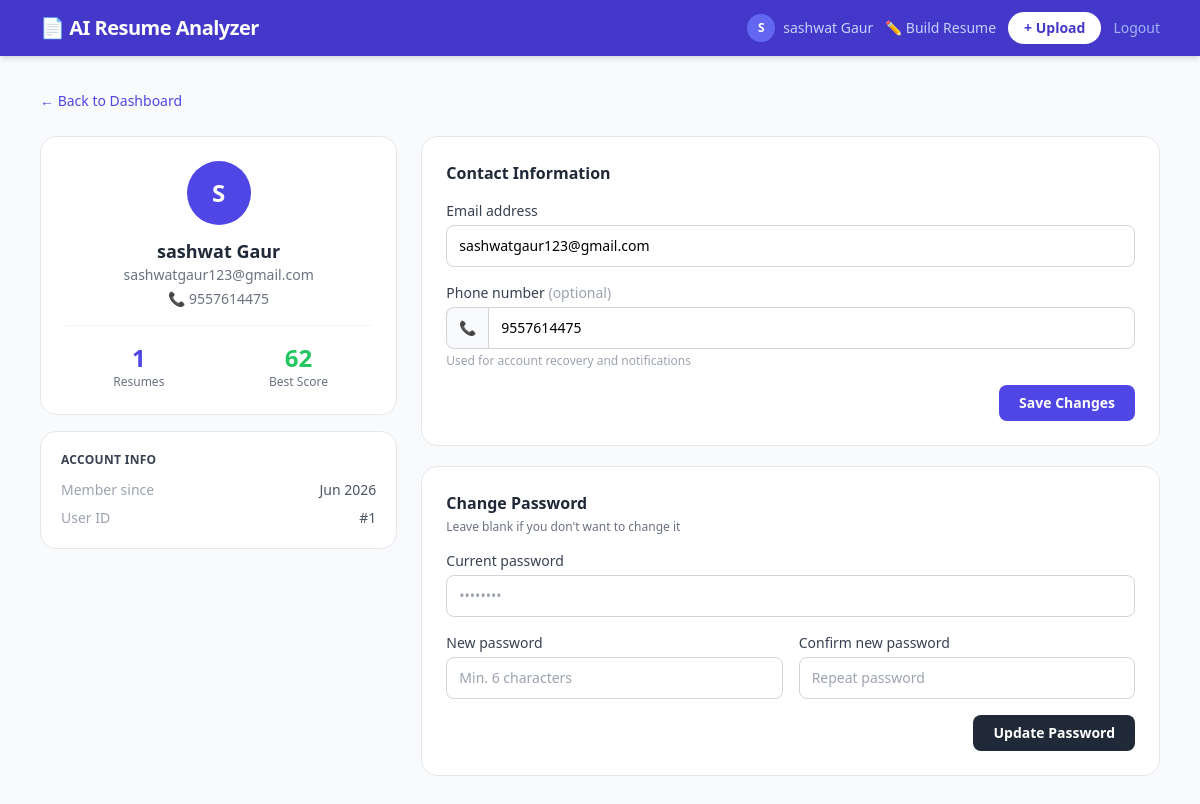
Screenshot of /profile (signed in) with the database file from the repository.
### models.py (models this page shows)
class User(UserMixin, db.Model):
    __tablename__ = 'users'
    id = db.Column(db.Integer, primary_key=True)
    username = db.Column(db.String(100), unique=True, nullable=False)
    password_hash = db.Column(db.String(255), nullable=False)
    email = db.Column(db.String(150), unique=True, nullable=False)
    phone = db.Column(db.String(20), default='')
    created_at = db.Column(db.DateTime, default=datetime.utcnow)
    reset_token = db.Column(db.String(64), nullable=True)
    reset_token_expiry = db.Column(db.DateTime, nullable=True)
    resumes = db.relationship('Resume', backref='owner', lazy=True, cascade='all, delete-orphan')
    built_resumes = db.relationship('BuiltResume', backref='owner', lazy=True, cascade='all, delete-orphan')

### app.py (the view, shortened to what this page needs)
@app.route('/profile', methods=['GET', 'POST'])
@login_required
def profile():
    resume_count = Resume.query.filter_by(user_id=current_user.id).count()
    best_score = db.session.query(db.func.max(Resume.score)).filter_by(user_id=current_user.id).scalar() or 0
    return render_template('profile.html', resume_count=resume_count, best_score=best_score)

### app.py (called while the page is built)
@login_manager.user_loader
def load_user(user_id):
    return User.query.get(int(user_id))

### templates/profile.html (shortened to what this page needs)
{% extends 'base.html' %}
{% block content %}
<div class="mb-6">
  <a href="{{ url_for('dashboard') }}" class="text-sm text-indigo-600 hover:underline">← Back to Dashboard</a>
</div>
<div class="grid grid-cols-1 lg:grid-cols-3 gap-6">
  <div class="lg:col-span-1 space-y-4">
    <div class="bg-white border border-gray-200 rounded-2xl p-6 text-center">
      <div class="w-16 h-16 rounded-full bg-indigo-600 flex items-center justify-center text-white text-2xl font-bold mx-auto mb-3">
        {{ current_user.username[0].upper() }}
      </div>
      <h2 class="text-lg font-bold text-gray-800">{{ current_user.username }}</h2>
      <p class="text-sm text-gray-500">{{ current_user.email }}</p>
      {% if current_user.phone %}
      <p class="text-sm text-gray-500 mt-1">📞 {{ current_user.phone }}</p>
      {% endif %}
      <div class="mt-4 pt-4 border-t border-gray-100 grid grid-cols-2 gap-3 text-center">
        <div>
          <p class="text-2xl font-bold text-indigo-600">{{ resume_count }}</p>
          <p class="text-xs text-gray-500">Resumes</p>
        </div>
        <div>
          <p class="text-2xl font-bold text-green-500">{{ best_score }}</p>
          <p class="text-xs text-gray-500">Best Score</p>
        </div>
      </div>
    </div>
    <div class="bg-white border border-gray-200 rounded-2xl p-5 text-sm text-gray-600 space-y-2">
      <p class="font-semibold text-gray-700 text-xs uppercase tracking-wide mb-3">Account Info</p>
      <div class="flex justify-between">
        <span class="text-gray-400">Member since</span>
        <span>{{ current_user.created_at.strftime('%b %Y') }}</span>
      </div>
      <div class="flex justify-between">
        <span class="text-gray-400">User ID</span>
        <span>#{{ current_user.id }}</span>
      </div>
    </div>
  </div>
  <div class="lg:col-span-2 space-y-5">
    <div class="bg-white border border-gray-200 rounded-2xl p-6">
      <h3 class="text-base font-bold text-gray-800 mb-4">Contact Information</h3>
      <form method="POST" class="space-y-4">
        <div>
          <label class="block text-sm font-medium text-gray-700 mb-1">Email address</label>
          <input name="email" type="email" required value="{{ current_user.email }}"
                 class="w-full border border-gray-300 rounded-lg px-3 py-2.5 text-sm focus:outline-none focus:ring-2 focus:ring-indigo-400">
        </div>
        <div>
          <label class="block text-sm font-medium text-gray-700 mb-1">
            Phone number
            <span class="text-gray-400 font-normal">(optional)</span>
          </label>
          <div class="flex">
            <span class="inline-flex items-center px-3 border border-r-0 border-gray-300 rounded-l-lg bg-gray-50 text-gray-500 text-sm">📞</span>
            <input name="phone" type="tel" value="{{ current_user.phone or '' }}" placeholder="+1 555 000 0000"
                   class="w-full border border-gray-300 rounded-r-lg px-3 py-2.5 text-sm focus:outline-none focus:ring-2 focus:ring-indigo-400">
          </div>
          <p class="text-xs text-gray-400 mt-1">Used for account recovery and notifications</p>
        </div>
        <div class="flex justify-end">
          <button type="submit"
                  class="bg-indigo-600 hover:bg-indigo-700 text-white text-sm font-semibold px-5 py-2 rounded-lg transition">
            Save Changes
          </button>
        </div>
      </form>
    </div>
    <div class="bg-white border border-gray-200 rounded-2xl p-6">
      <h3 class="text-base font-bold text-gray-800 mb-1">Change Password</h3>
      <p class="text-xs text-gray-500 mb-4">Leave blank if you don't want to change it</p>
      <form method="POST" class="space-y-4">
        <div>
          <label class="block text-sm font-medium text-gray-700 mb-1">Current password</label>
          <input name="current_password" type="password" required placeholder="••••••••"
                 class="w-full border border-gray-300 rounded-lg px-3 py-2.5 text-sm focus:outline-none focus:ring-2 focus:ring-indigo-400">
        </div>
        <div class="grid grid-cols-1 sm:grid-cols-2 gap-4">
          <div>
            <label class="block text-sm font-medium text-gray-700 mb-1">New password</label>
            <input name="new_password" type="password" required placeholder="Min. 6 characters"
                   class="w-full border border-gray-300 rounded-lg px-3 py-2.5 text-sm focus:outline-none focus:ring-2 focus:ring-indigo-400">
          </div>
          <div>
            <label class="block text-sm font-medium text-gray-700 mb-1">Confirm new password</label>
            <input name="confirm_password" type="password" required placeholder="Repeat password"
                   class="w-full border border-gray-300 rounded-lg px-3 py-2.5 text-sm focus:outline-none focus:ring-2 focus:ring-indigo-400">
          </div>
        </div>
        <div class="flex justify-end">
          <button type="submit"
                  class="bg-gray-800 hover:bg-gray-900 text-white text-sm font-semibold px-5 py-2 rounded-lg transition">
            Update Password
          </button>
        </div>
      </form>
    </div>
  </div>
</div>
{% endblock %}

### templates/base.html (shortened to what this page needs)
<!DOCTYPE html>
<html lang="en">
<head>
<script src="https://cdn.tailwindcss.com"></script>
</head>
<body class="bg-gray-50 min-h-screen">
<nav class="bg-indigo-700 shadow-md">
  <div class="max-w-6xl mx-auto px-4 py-3 flex items-center justify-between">
    <a href="{{ url_for('dashboard') if current_user.is_authenticated else url_for('login') }}"
       class="text-white font-bold text-xl tracking-tight">
      📄 AI Resume Analyzer
    </a>
    {% if current_user.is_authenticated %}
    <div class="flex items-center gap-3">
      <a href="{{ url_for('profile') }}"
         class="flex items-center gap-2 text-indigo-200 hover:text-white text-sm transition">
        <span class="w-7 h-7 rounded-full bg-indigo-500 flex items-center justify-center font-bold text-xs text-white">
          {{ current_user.username[0].upper() }}
        </span>
        <span class="hidden sm:inline">{{ current_user.username }}</span>
      </a>
      <a href="{{ url_for('build_list') }}"
         class="text-indigo-200 hover:text-white text-sm transition hidden sm:inline">✏️ Build Resume</a>
      <a href="{{ url_for('upload') }}"
         class="bg-white text-indigo-700 text-sm font-semibold px-4 py-1.5 rounded-full hover:bg-indigo-50 transition">
        + Upload
      </a>
      <a href="{{ url_for('logout') }}" class="text-indigo-300 hover:text-white text-sm transition">Logout</a>
    </div>
    {% endif %}
  </div>
</nav>
<div class="max-w-6xl mx-auto px-4 py-8">
  {% block content %}{% endblock %}
</div>
</body>
</html>

### rows the page displays
User: username "S", username "sashwat Gaur", email "sashwatgaur123@gmail.com", phone "9557614475", created_at "Jun 2026", id "1"

### other values shown
{{ resume_count }} "1"
{{ best_score }} "62"
